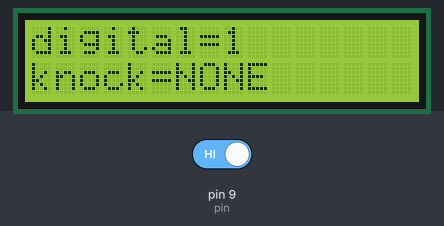
The sketch below on a simulated Arduino Uno, built with avr-gcc and run on an emulated ATmega328P. Parts: 16×2 character LCD. The inputs (shaded band) are chosen by the test bench; at power-on: pin 9 (pin) HIGH.

Above: at 2.2 s.
2.3 s: pin 9 (pin) driven LOW
At 3.6 s:
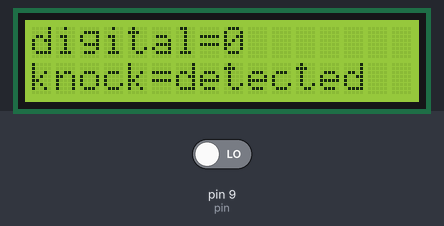
4.1 s: pin 9 (pin) driven HIGH
At 5.1 s:
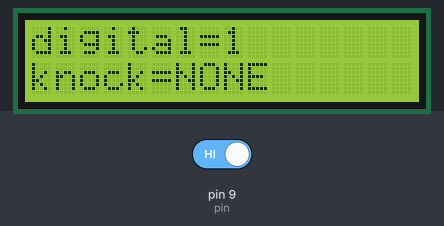
Timing chart, 0 to 7.1 s (numbered marks = the images above; inputs shaded):
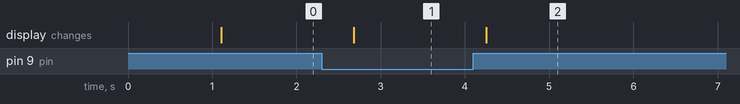

The sketch:

KY-031.ino
```cpp
// OPEN SOURCE
#include <Wire.h>
#include <LiquidCrystal_I2C.h> //INCLUSÃO DE BIBLIOTECA

LiquidCrystal_I2C lcd(0x27,2,1,0,4,5,6,7,3, POSITIVE); //ENDEREÇO DO I2C E DEMAIS INFORMAÇÕES
int pin = 9;

void setup()
{
  lcd.begin (16,2); //SETA A QUANTIDADE DE COLUNAS(16) E O NÚMERO DE LINHAS(2) DO DISPLAY
  lcd.setBacklight(HIGH); //LIGA O BACKLIGHT (LUZ DE FUNDO)
  lcd.print("SENSOR DE CHOQUE");
  pinMode(pin,INPUT);
  delay(1000);
  lcd.clear();
}
void loop()
{
  int vibration = digitalRead(pin);
  lcd.setCursor(0,0);
  lcd.print("digital=" + (String)vibration + "  ");
  if(vibration == LOW)
  {
    lcd.setCursor(0,1);
    lcd.print("knock=detected");
  }
  else{
    lcd.setCursor(0,1);
    lcd.print("knock=NONE    ");
  }
  delay(500);
}
```

Measured:
- after the input at 2.3 s, the display: changes after 0.38 s (image 1)
- after the input at 4.1 s, the display: changes after 0.15 s (image 2)
